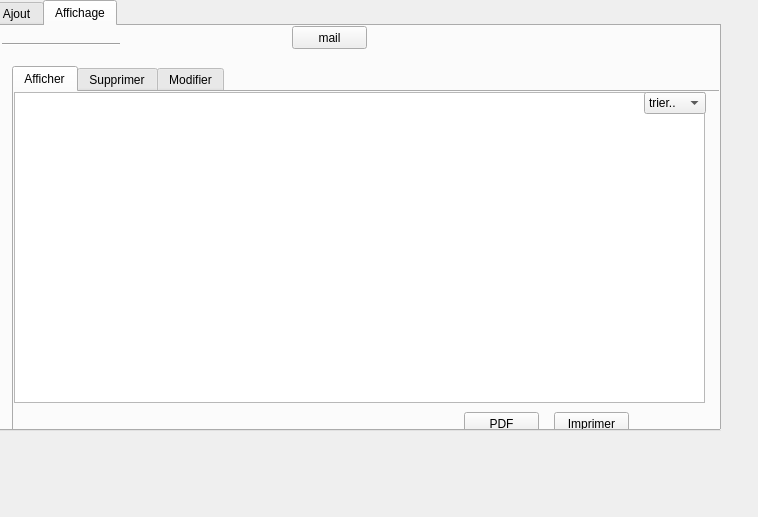
<?xml version="1.0" encoding="UTF-8"?>
<ui version="4.0">
 <class>personnel</class>
 <widget class="QDialog" name="personnel">
  <property name="geometry">
   <rect>
    <x>0</x>
    <y>0</y>
    <width>758</width>
    <height>517</height>
   </rect>
  </property>
  <property name="windowTitle">
   <string>Dialog</string>
  </property>
  <widget class="QTabWidget" name="tabWidget">
   <property name="geometry">
    <rect>
     <x>-10</x>
     <y>0</y>
     <width>731</width>
     <height>431</height>
    </rect>
   </property>
   <property name="currentIndex">
    <number>1</number>
   </property>
   <widget class="QWidget" name="tab">
    <attribute name="title">
     <string>Ajout</string>
    </attribute>
    <widget class="QLabel" name="label_2">
     <property name="geometry">
      <rect>
       <x>130</x>
       <y>110</y>
       <width>47</width>
       <height>14</height>
      </rect>
     </property>
     <property name="text">
      <string>Nom</string>
     </property>
    </widget>
    <widget class="QGroupBox" name="Ajouter_personnel">
     <property name="geometry">
      <rect>
       <x>100</x>
       <y>60</y>
       <width>331</width>
       <height>251</height>
      </rect>
     </property>
     <property name="title">
      <string>Ajouter personnel</string>
     </property>
     <widget class="QLineEdit" name="id_perso">
      <property name="geometry">
       <rect>
        <x>130</x>
        <y>20</y>
        <width>113</width>
        <height>20</height>
       </rect>
      </property>
     </widget>
     <widget class="QLineEdit" name="nom_perso">
      <property name="geometry">
       <rect>
        <x>130</x>
        <y>50</y>
        <width>113</width>
        <height>20</height>
       </rect>
      </property>
     </widget>
     <widget class="QLineEdit" name="prenom">
      <property name="geometry">
       <rect>
        <x>130</x>
        <y>70</y>
        <width>113</width>
        <height>20</height>
       </rect>
      </property>
     </widget>
     <widget class="QLineEdit" name="email">
      <property name="geometry">
       <rect>
        <x>130</x>
        <y>100</y>
        <width>113</width>
        <height>20</height>
       </rect>
      </property>
     </widget>
     <widget class="QLineEdit" name="idposte">
      <property name="geometry">
       <rect>
        <x>130</x>
        <y>170</y>
        <width>113</width>
        <height>20</height>
       </rect>
      </property>
     </widget>
     <widget class="QLineEdit" name="telephone">
      <property name="geometry">
       <rect>
        <x>130</x>
        <y>130</y>
        <width>113</width>
        <height>20</height>
       </rect>
      </property>
     </widget>
     <widget class="QPushButton" name="ajoutperso">
      <property name="geometry">
       <rect>
        <x>250</x>
        <y>220</y>
        <width>75</width>
        <height>23</height>
       </rect>
      </property>
      <property name="text">
       <string>Ajouter</string>
      </property>
     </widget>
     <widget class="QLabel" name="label_10">
      <property name="geometry">
       <rect>
        <x>20</x>
        <y>100</y>
        <width>47</width>
        <height>14</height>
       </rect>
      </property>
      <property name="text">
       <string>E-mail</string>
      </property>
     </widget>
     <widget class="QLabel" name="label_11">
      <property name="geometry">
       <rect>
        <x>20</x>
        <y>130</y>
        <width>71</width>
        <height>16</height>
       </rect>
      </property>
      <property name="text">
       <string>Mot de passe</string>
      </property>
     </widget>
     <widget class="QLabel" name="label_13">
      <property name="geometry">
       <rect>
        <x>30</x>
        <y>170</y>
        <width>47</width>
        <height>14</height>
       </rect>
      </property>
      <property name="text">
       <string>idposte</string>
      </property>
     </widget>
     <widget class="QLabel" name="label_3">
      <property name="geometry">
       <rect>
        <x>20</x>
        <y>70</y>
        <width>47</width>
        <height>14</height>
       </rect>
      </property>
      <property name="text">
       <string>Prenom</string>
      </property>
     </widget>
    </widget>
    <widget class="QLabel" name="label">
     <property name="geometry">
      <rect>
       <x>130</x>
       <y>90</y>
       <width>47</width>
       <height>14</height>
      </rect>
     </property>
     <property name="text">
      <string>ID</string>
     </property>
    </widget>
   </widget>
   <widget class="QWidget" name="tab_2">
    <attribute name="title">
     <string>Affichage</string>
    </attribute>
    <widget class="QPushButton" name="imprbutt">
     <property name="geometry">
      <rect>
       <x>370</x>
       <y>370</y>
       <width>75</width>
       <height>23</height>
      </rect>
     </property>
     <property name="text">
      <string>Imprimer</string>
     </property>
    </widget>
    <widget class="QPushButton" name="pdfbutt">
     <property name="geometry">
      <rect>
       <x>480</x>
       <y>370</y>
       <width>75</width>
       <height>23</height>
      </rect>
     </property>
     <property name="text">
      <string>PDF</string>
     </property>
    </widget>
    <widget class="QTabWidget" name="tabWidget_2">
     <property name="geometry">
      <rect>
       <x>20</x>
       <y>40</y>
       <width>721</width>
       <height>371</height>
      </rect>
     </property>
     <property name="currentIndex">
      <number>0</number>
     </property>
     <widget class="QWidget" name="tab_3">
      <attribute name="title">
       <string>Afficher</string>
      </attribute>
      <widget class="QTableView" name="tab_perso">
       <property name="geometry">
        <rect>
         <x>0</x>
         <y>0</y>
         <width>691</width>
         <height>311</height>
        </rect>
       </property>
      </widget>
      <widget class="QComboBox" name="comboBox">
       <property name="geometry">
        <rect>
         <x>630</x>
         <y>0</y>
         <width>62</width>
         <height>22</height>
        </rect>
       </property>
       <item>
        <property name="text">
         <string>trier..</string>
        </property>
       </item>
       <item>
        <property name="text">
         <string>id</string>
        </property>
       </item>
       <item>
        <property name="text">
         <string>nomperso</string>
        </property>
       </item>
       <item>
        <property name="text">
         <string>idposte</string>
        </property>
       </item>
      </widget>
      <widget class="QPushButton" name="pdfbutt_2">
       <property name="geometry">
        <rect>
         <x>450</x>
         <y>320</y>
         <width>75</width>
         <height>23</height>
        </rect>
       </property>
       <property name="text">
        <string>PDF</string>
       </property>
      </widget>
      <widget class="QPushButton" name="imprbutt_2">
       <property name="geometry">
        <rect>
         <x>540</x>
         <y>320</y>
         <width>75</width>
         <height>23</height>
        </rect>
       </property>
       <property name="text">
        <string>Imprimer</string>
       </property>
      </widget>
     </widget>
     <widget class="QWidget" name="tab_4">
      <attribute name="title">
       <string>Supprimer</string>
      </attribute>
      <widget class="QLineEdit" name="id_a_supp">
       <property name="geometry">
        <rect>
         <x>150</x>
         <y>60</y>
         <width>113</width>
         <height>20</height>
        </rect>
       </property>
      </widget>
      <widget class="QLabel" name="label_4">
       <property name="geometry">
        <rect>
         <x>90</x>
         <y>60</y>
         <width>47</width>
         <height>14</height>
        </rect>
       </property>
       <property name="text">
        <string>ID</string>
       </property>
      </widget>
      <widget class="QCommandLinkButton" name="supp_perso">
       <property name="geometry">
        <rect>
         <x>300</x>
         <y>160</y>
         <width>172</width>
         <height>41</height>
        </rect>
       </property>
       <property name="text">
        <string>Supprimer</string>
       </property>
      </widget>
     </widget>
     <widget class="QWidget" name="tab_5">
      <attribute name="title">
       <string>Modifier</string>
      </attribute>
      <widget class="QLineEdit" name="searchbar">
       <property name="geometry">
        <rect>
         <x>110</x>
         <y>10</y>
         <width>301</width>
         <height>20</height>
        </rect>
       </property>
      </widget>
      <widget class="QLabel" name="label_12">
       <property name="geometry">
        <rect>
         <x>50</x>
         <y>10</y>
         <width>47</width>
         <height>14</height>
        </rect>
       </property>
       <property name="text">
        <string>Search ID</string>
       </property>
      </widget>
      <widget class="QTableView" name="tabperso">
       <property name="geometry">
        <rect>
         <x>10</x>
         <y>40</y>
         <width>541</width>
         <height>111</height>
        </rect>
       </property>
      </widget>
      <widget class="QPushButton" name="selectidperso">
       <property name="geometry">
        <rect>
         <x>420</x>
         <y>10</y>
         <width>91</width>
         <height>23</height>
        </rect>
       </property>
       <property name="text">
        <string>FIND</string>
       </property>
      </widget>
      <widget class="QLabel" name="label_5">
       <property name="geometry">
        <rect>
         <x>20</x>
         <y>180</y>
         <width>47</width>
         <height>14</height>
        </rect>
       </property>
       <property name="text">
        <string>NOM</string>
       </property>
      </widget>
      <widget class="QLabel" name="label_6">
       <property name="geometry">
        <rect>
         <x>20</x>
         <y>210</y>
         <width>47</width>
         <height>14</height>
        </rect>
       </property>
       <property name="text">
        <string>PRENOM</string>
       </property>
      </widget>
      <widget class="QLabel" name="label_7">
       <property name="geometry">
        <rect>
         <x>20</x>
         <y>240</y>
         <width>71</width>
         <height>16</height>
        </rect>
       </property>
       <property name="text">
        <string>TELEPHONE</string>
       </property>
      </widget>
      <widget class="QLabel" name="label_8">
       <property name="geometry">
        <rect>
         <x>20</x>
         <y>270</y>
         <width>47</width>
         <height>14</height>
        </rect>
       </property>
       <property name="text">
        <string>EMAIL</string>
       </property>
      </widget>
      <widget class="QLabel" name="label_9">
       <property name="geometry">
        <rect>
         <x>20</x>
         <y>300</y>
         <width>51</width>
         <height>16</height>
        </rect>
       </property>
       <property name="text">
        <string>ID-POSTE</string>
       </property>
      </widget>
      <widget class="QLineEdit" name="newname">
       <property name="geometry">
        <rect>
         <x>140</x>
         <y>180</y>
         <width>113</width>
         <height>20</height>
        </rect>
       </property>
      </widget>
      <widget class="QLineEdit" name="newprename">
       <property name="geometry">
        <rect>
         <x>140</x>
         <y>210</y>
         <width>113</width>
         <height>20</height>
        </rect>
       </property>
      </widget>
      <widget class="QLineEdit" name="newphone">
       <property name="geometry">
        <rect>
         <x>140</x>
         <y>240</y>
         <width>113</width>
         <height>20</height>
        </rect>
       </property>
      </widget>
      <widget class="QLineEdit" name="newemail">
       <property name="geometry">
        <rect>
         <x>140</x>
         <y>270</y>
         <width>113</width>
         <height>20</height>
        </rect>
       </property>
      </widget>
      <widget class="QLineEdit" name="newidp">
       <property name="geometry">
        <rect>
         <x>140</x>
         <y>300</y>
         <width>113</width>
         <height>20</height>
        </rect>
       </property>
      </widget>
      <widget class="QCommandLinkButton" name="miseajour">
       <property name="geometry">
        <rect>
         <x>360</x>
         <y>280</y>
         <width>172</width>
         <height>41</height>
        </rect>
       </property>
       <property name="text">
        <string>Mise A Jour</string>
       </property>
      </widget>
      <widget class="QTableWidget" name="tableWidget">
       <property name="geometry">
        <rect>
         <x>-5</x>
         <y>-29</y>
         <width>771</width>
         <height>411</height>
        </rect>
       </property>
      </widget>
      <zorder>label_7</zorder>
      <zorder>label_8</zorder>
      <zorder>label_9</zorder>
      <zorder>tableWidget</zorder>
      <zorder>searchbar</zorder>
      <zorder>label_12</zorder>
      <zorder>tabperso</zorder>
      <zorder>selectidperso</zorder>
      <zorder>label_5</zorder>
      <zorder>label_6</zorder>
      <zorder>newname</zorder>
      <zorder>newprename</zorder>
      <zorder>newphone</zorder>
      <zorder>newemail</zorder>
      <zorder>newidp</zorder>
      <zorder>miseajour</zorder>
     </widget>
    </widget>
    <widget class="Line" name="line">
     <property name="geometry">
      <rect>
       <x>10</x>
       <y>10</y>
       <width>118</width>
       <height>16</height>
      </rect>
     </property>
     <property name="orientation">
      <enum>Qt::Horizontal</enum>
     </property>
    </widget>
    <widget class="QPushButton" name="pushButton">
     <property name="geometry">
      <rect>
       <x>300</x>
       <y>0</y>
       <width>75</width>
       <height>23</height>
      </rect>
     </property>
     <property name="text">
      <string>mail</string>
     </property>
    </widget>
   </widget>
  </widget>
 </widget>
 <resources/>
 <connections/>
</ui>
